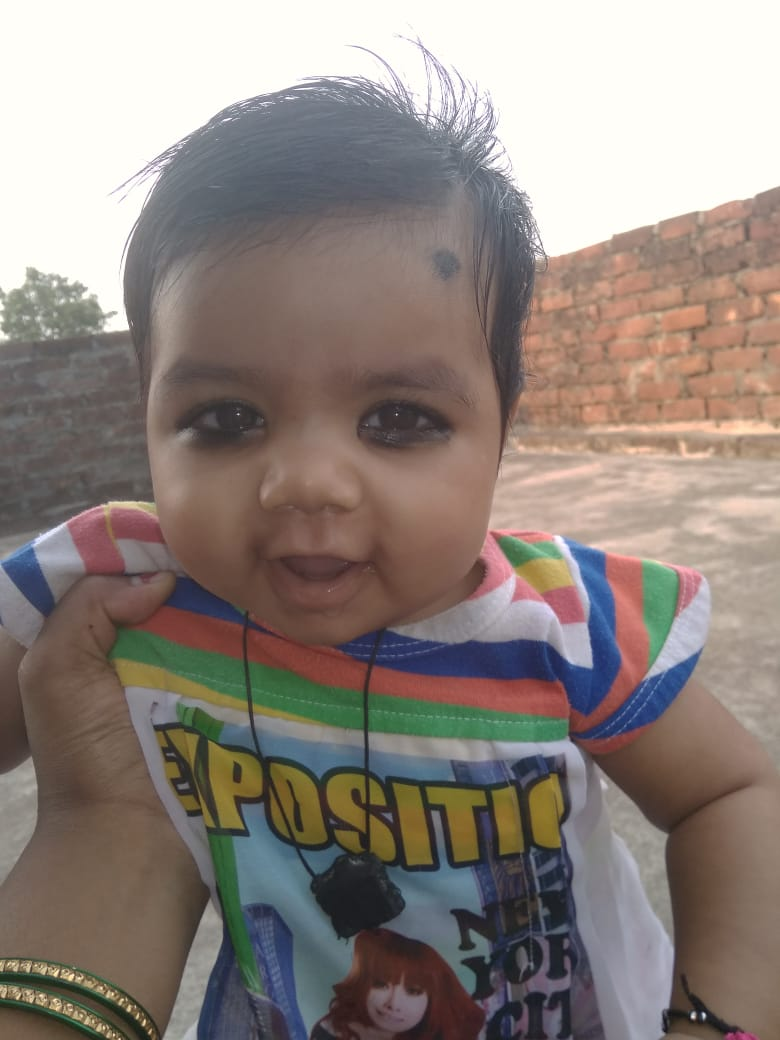
#> input picture baby.jpg, 780 x 1040 px
$ jupyter execute imagereadandwrite.ipynb
#> lines starting #> are read from the running program, lines starting #| are printed output that depends on the picture
[cell 1]
import cv2
#read image
imge = cv2.imread('baby.jpg',0)
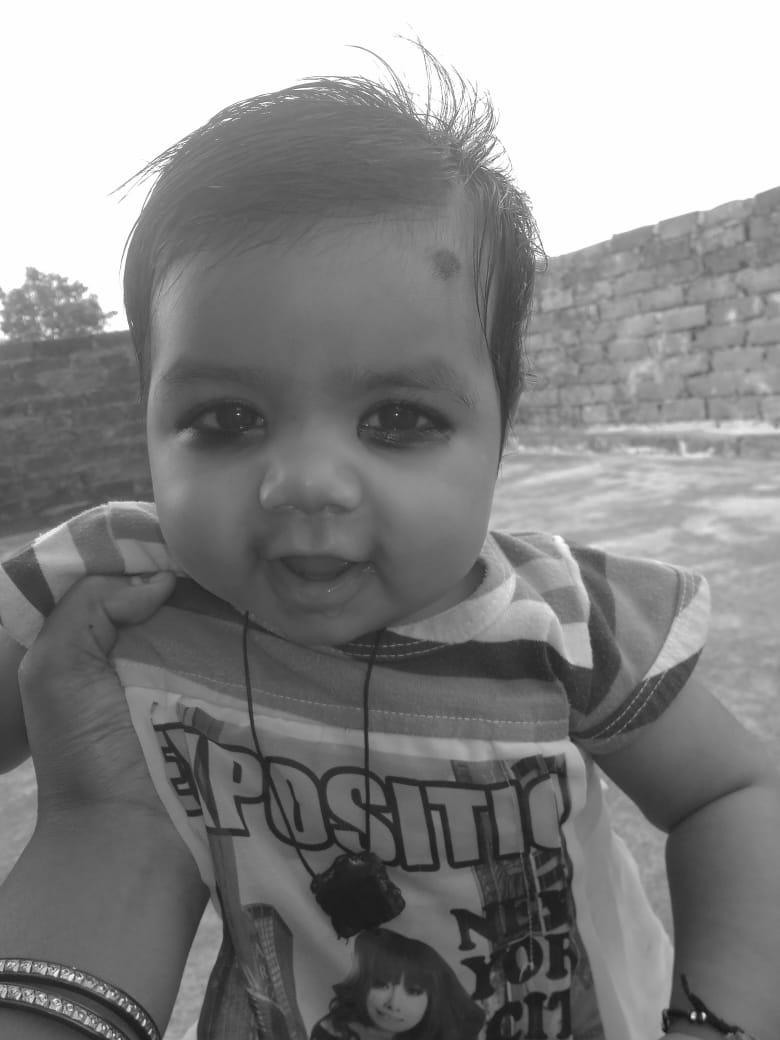
#> imge: shape (1040, 780); min 21, max 255, mean 134.2
#print(img)
#show image
cv2.imshow('image',imge)
print("Hello Testing")
k = cv2.waitKey(0)
#> (key Esc is pressed here)
if k == 27:
    cv2.destroyAllWindows()
elif k == ord('s'):
    #write image
    cv2.imwrite('baby_copy1.jpg',imge)
    cv2.destroyAllWindows()
